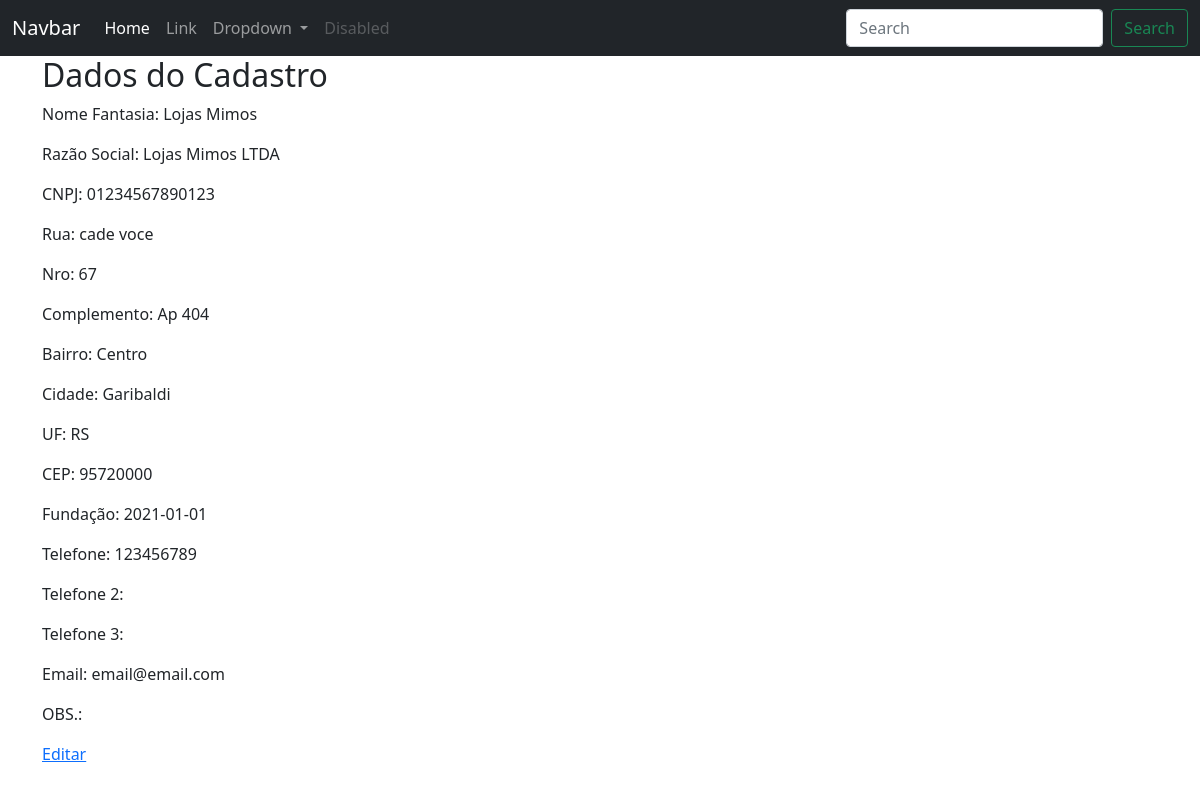
The app's page /clientesfornecedores/cnpj/1 (signed in), older data.
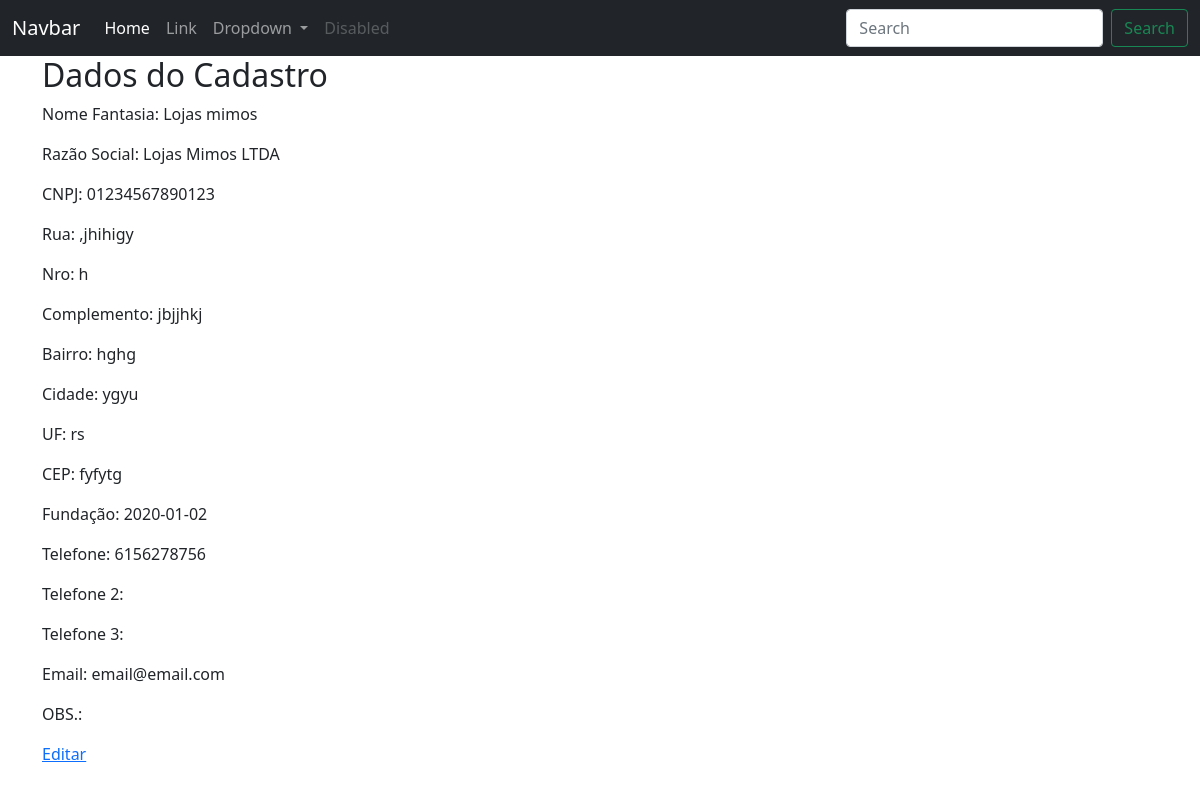
The same page, newer data.
### ERP/models.py (models this page shows, shortened)
class ClientesFornecedores(database.Model):
    __tablename__ ='clientes_fornecedores'
    id = database.Column(database.Integer, primary_key=True)
    nome_fantasia = database.Column(database.String(500))
    razao_social = database.Column(database.String(500))
    cnpj = database.Column(database.String(20), unique=True)
    rua = database.Column(database.String(100))
    complemento = database.Column(database.String(70))
    nro = database.Column(database.String(20))
    bairro = database.Column(database.String(70))
    cidade = database.Column(database.String(70))
    uf = database.Column(database.String(2))
    cep = database.Column(database.String(15))
    data_fundacao = database.Column(database.DateTime)
    cpf = database.Column(database.String(20), unique=True)
    nome = database.Column(database.String(100))
    telefone = database.Column(database.String(20))
    telefone2 = database.Column(database.String(20))
    telefone3 = database.Column(database.String(20))
    email = database.Column(database.String(100))
    data_aniversario = database.Column(database.DateTime)
    obs = database.Column(database.Text)
    data_cadastro = database.Column(database.DateTime, default=datetime.utcnow())
    tipo_cadastro = database.Column(database.Integer, database.ForeignKey('tipos_cadastro.id'), nullable=False)
    id_usuario_cadastro = database.Column(database.Integer, database.ForeignKey('usuarios.id'), nullable=False)

### ERP/routes.py (the view)
@app.route('/clientesfornecedores/<tipo_emp>/<cliente_fornecedor_id>')
@login_required
def clientes_fornecedor_cpf_cnpj(cliente_fornecedor_id, tipo_emp):
    cliente_fornecedor = ClientesFornecedores.query.get(cliente_fornecedor_id)
    if tipo_emp == 'cnpj':
        return render_template('cliente_fornecedor_cnpj.html', cliente_fornecedor=cliente_fornecedor)
    else:
        return render_template('cliente_fornecedor_cpf.html', cliente_fornecedor=cliente_fornecedor)

### ERP/routes.py (called while the page is built)
@login_manager.user_loader
def load_user(user_id):
    return Usuarios.query.get(int(user_id))

### ERP/templates/cliente_fornecedor_cnpj.html
{% include 'base.html' %}
{% block content %}
    <div class="container">
        <h2>Dados do Cadastro</h2>
        <p>Nome Fantasia: {{ cliente_fornecedor.nome_fantasia }}</p>
        <p>Razão Social: {{ cliente_fornecedor.razao_social }}</p>
        <p>CNPJ: {{ cliente_fornecedor.cnpj }}</p>
        <p>Rua: {{ cliente_fornecedor.rua }}</p>
        <p>Nro: {{ cliente_fornecedor.nro }}</p>
        <p>Complemento: {{ cliente_fornecedor.complemento }}</p>
        <p>Bairro: {{ cliente_fornecedor.bairro }}</p>
        <p>Cidade: {{ cliente_fornecedor.cidade }}</p>
        <p>UF: {{ cliente_fornecedor.uf }}</p>
        <p>CEP: {{ cliente_fornecedor.cep }}</p>
        <p>Fundação: {{ cliente_fornecedor.data_fundacao.date() }}</p>
        <p>Telefone: {{ cliente_fornecedor.telefone }}</p>
        <p>Telefone 2: {{ cliente_fornecedor.telefone2 }}</p>
        <p>Telefone 3: {{ cliente_fornecedor.telefone3 }}</p>
        <p>Email: {{ cliente_fornecedor.email }}</p>
        <p>OBS.: {{ cliente_fornecedor.obs }}</p>
        <a href="{{ url_for('edicao_clientes_fornecedores' , tipo_emp='cnpj', cliente_fornecedor_id=cliente_fornecedor.id) }}">Editar</a>
    </div>
{% endblock %}

### ERP/templates/base.html (shortened to what this page needs)
<!DOCTYPE html>
<html lang="pt-BR">
  <head>
    <link
      href="https://cdn.jsdelivr.net/npm/bootstrap@5.0.2/dist/css/bootstrap.min.css"
      rel="stylesheet"
    />
  </head>
  <body>
    {% include 'navbar.html' %}
  </body>
</html>

### ERP/templates/navbar.html (shortened to what this page needs)
<nav class="navbar navbar-expand-lg navbar-dark bg-dark">
  <div class="container-fluid">
    <a class="navbar-brand" href="#">Navbar</a>
    <div class="collapse navbar-collapse" id="navbarSupportedContent">
      <ul class="navbar-nav me-auto mb-2 mb-lg-0">
        <li class="nav-item">
          <a class="nav-link active" aria-current="page" href="#">Home</a>
        </li>
        <li class="nav-item">
          <a class="nav-link" href="#">Link</a>
        </li>
        <li class="nav-item dropdown">
          <a class="nav-link dropdown-toggle" href="#" id="navbarDropdown" role="button" data-bs-toggle="dropdown" aria-expanded="false">
            Dropdown
          </a>
        </li>
        <li class="nav-item">
          <a class="nav-link disabled" href="#" tabindex="-1" aria-disabled="true">Disabled</a>
        </li>
      </ul>
      <form class="d-flex">
        <input class="form-control me-2" type="search" placeholder="Search" aria-label="Search">
        <button class="btn btn-outline-success" type="submit">Search</button>
      </form>
    </div>
  </div>
</nav>

Row changes from the older to the newer data that the page shows:
changed ClientesFornecedores "Lojas Mimos LTDA": nome_fantasia "Lojas Mimos" → "Lojas mimos"; rua "cade voce" → ",jhihigy"; nro "67" → "h"; complemento "Ap 404" → "jbjjhkj"; bairro "Centro" → "hghg"; cidade "Garibaldi" → "ygyu"; uf "RS" → "rs"; cep "95720000" → "fyfytg"; data_fundacao "2021-01-01" → "2020-01-02"; telefone "123456789" → "6156278756"
